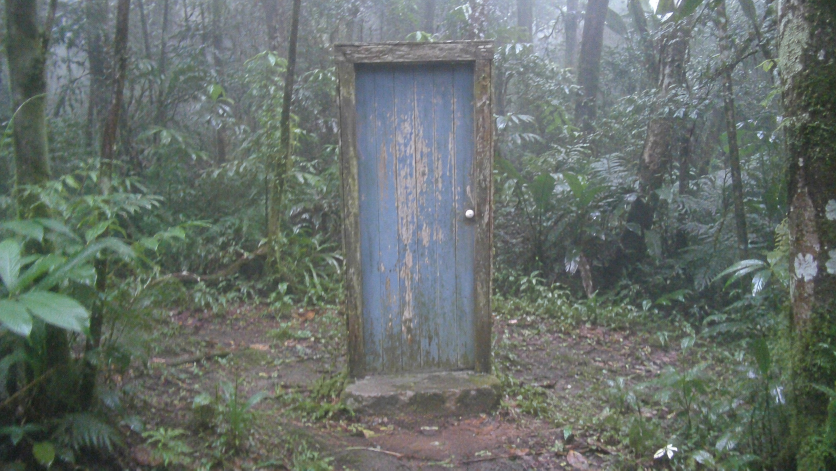
#> input picture video/episodios/ep06-a-porta-na-mata/imagens/P01_A.jpg, 1672 x 941 px (shown at 1/2 size); its folder holds only this picture in this run
$ python gradar.py
#> lines starting #> are read from the running program, lines starting #| are printed output that depends on the picture; after the words box and inside, x2 and y2 are one past the last pixel; in counts of white or black regions, pixels touching at a corner belong together
"""Correção de cor do Ep. 06 "A porta na mata" — mesmo método do Ep. 05 (igualar planos, paleta, curva de cópia,
halação), paleta nova: a mata é verde-cinza quase sem cor e fria; a ÚNICA cor viva é o AZUL DA PORTA.
No fim, o âmbar (fogo, janela da casa) também sobrevive — é onde a coisa aparece fora da mata.
Cenas de dia com neblina descem até 1 stop (dia nublado pesado, não breu). O grão e a vinheta são do motor.
Saída: grade/<nome>.jpg e grade/<clipe>.mp4 (não vão pro git: é só rodar de novo).   Uso: python3 gradar.py"""
import subprocess
import numpy as np
from pathlib import Path
from PIL import Image, ImageFilter

AQUI = Path(__file__).parent
SAI = AQUI / "grade"; SAI.mkdir(exist_ok=True)
LUMA = np.array([0.2126, 0.7152, 0.0722], np.float32)
ALVO_MEIO = 0.15   # luminância média-alvo dos planos (escuro de cinema, não breu)


def borrar(a, raio):
    return np.asarray(Image.fromarray((np.clip(a, 0, 1) * 255).astype(np.uint8)).filter(ImageFilter.GaussianBlur(raio)), np.float32) / 255


def gradar(arq, ia):
#> called with ia = True
    im = Image.open(arq).convert("RGB")
#> im is the input picture: PIL image 1672x941 RGB; mean R, G, B 102.6, 111.4, 106.5
    if im.width > 2400:
        im = im.resize((2400, round(im.height * 2400 / im.width)), Image.LANCZOS)
    w, h = im.size
#> w = 1672; h = 941
    if ia:
        # 4a) lente: a IA entrega nitidez de computador; película + lente antiga são mais moles,
        #     com franja de cor só nas bordas do quadro
        im = im.filter(ImageFilter.GaussianBlur(w / 2400 * 1.1))
        r, g, b = im.split(); d = max(1, round(w * 0.0012))
#> after `d = max(1, round(w * 0.0012))`: d = 2
        r = r.resize((w + 2 * d, h + 2 * d), Image.BICUBIC).crop((d, d, w + d, h + d))
        im = Image.merge("RGB", (r, g, b))
    a = np.asarray(im, np.float32) / 255
    a = a ** 2.2                                                    # trabalha em luz linear, como na pós de cinema
    lum = (a * LUMA).sum(2, keepdims=True)
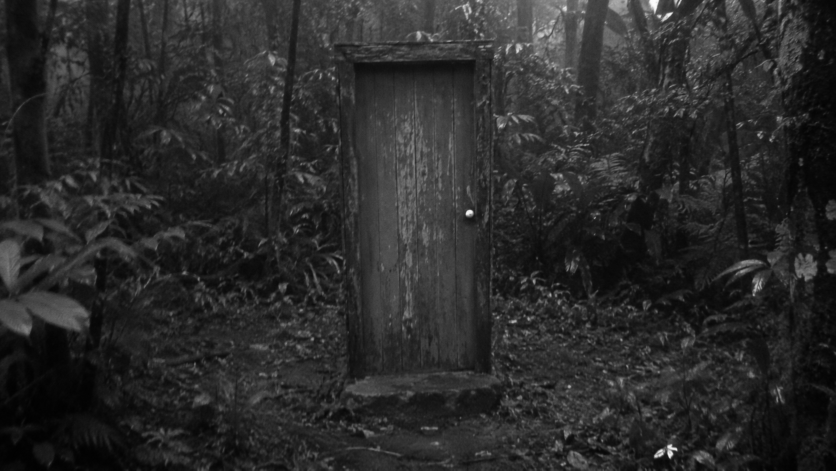
#> lum: shape (941, 1672, 1) float32 (shown at 1/2 size); min 0.0054, max 1, mean 0.169

    # 1) igualar os planos: leva a exposição média de cada imagem para perto do mesmo alvo (no máx. −0,5 / +0,3 stop)
    meio = float(np.exp(np.log(lum + 1e-4).mean()))
#> meio = 0.143
    alvo = (ALVO_MEIO ** 2.2)
    ganho = np.clip((alvo / meio) ** 0.6, 2 ** -1.0, 2 ** 0.35)
#> ganho = 0.5
    a *= ganho; lum *= ganho

    # 3) paleta — saturação de "bleach bypass": pouca cor no geral, menos ainda nas sombras
    sat = (0.45 if ia else 0.85) * (0.55 + 0.45 * np.clip(lum * 6, 0, 1))
    croma = a - lum
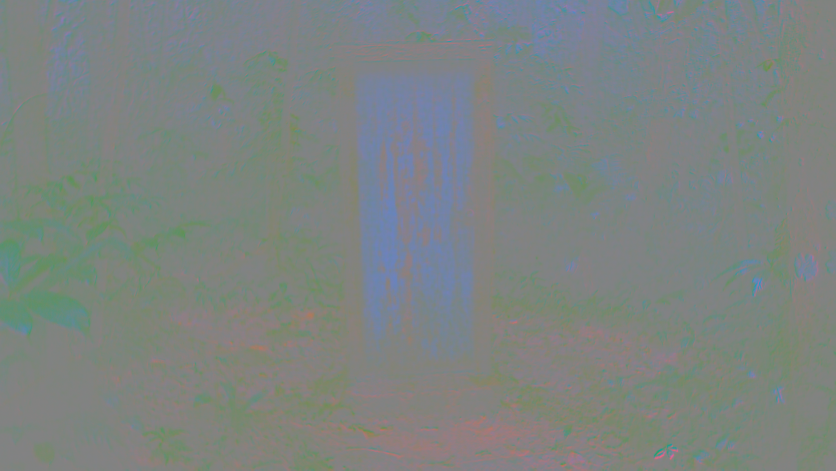
#> croma: shape (941, 1672, 3) float32 (shown at 1/2 size); mean R, G, B -0.0102, 0.00316, -0.00119; drawn with min black and max white
    # o azul da porta e o âmbar do fogo/janela sobrevivem; o verde da mata quase some
    azul = np.clip((a[..., 2:3] - np.maximum(a[..., :1], a[..., 1:2]) * 0.92) / (lum + 0.02) * 3, 0, 1)
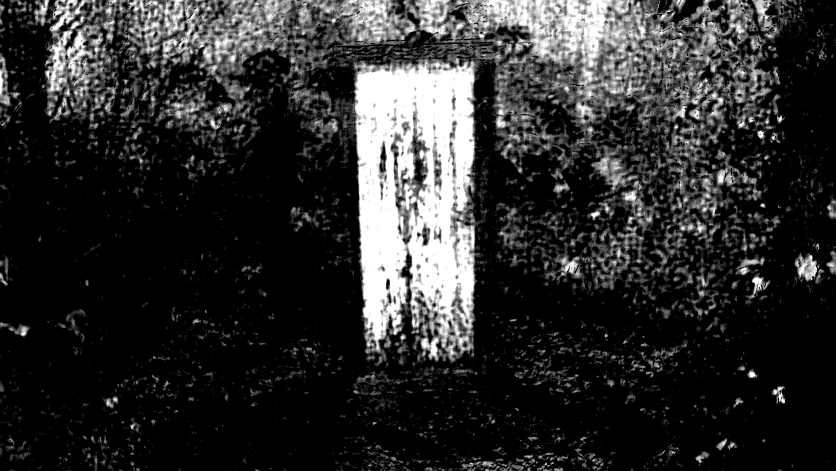
#> azul: shape (941, 1672, 1) float32 (shown at 1/2 size); min 0, max 1, mean 0.181
    quente = np.clip((a[..., :1] - a[..., 2:3]) / (lum + 0.02) - 0.25, 0, 1)
    sat = sat * (1 + 1.5 * azul + 0.9 * quente)
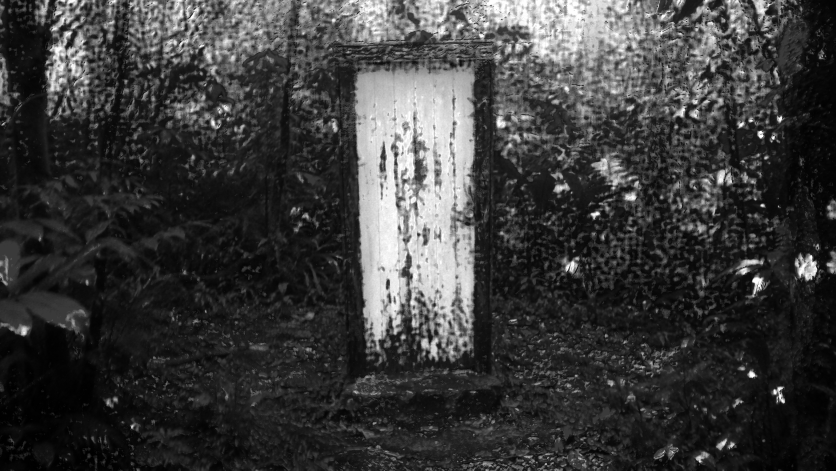
#> sat: shape (941, 1672, 1) float32 (shown at 1/2 size); min 0.251, max 1.12, mean 0.455; drawn with min black and max white
    a = lum + croma * sat
    # sombras frias (verde-azuladas), altas luzes âmbar: contraste de cor = profundidade
    s = np.clip(1 - lum / 0.18, 0, 1) ** 1.5
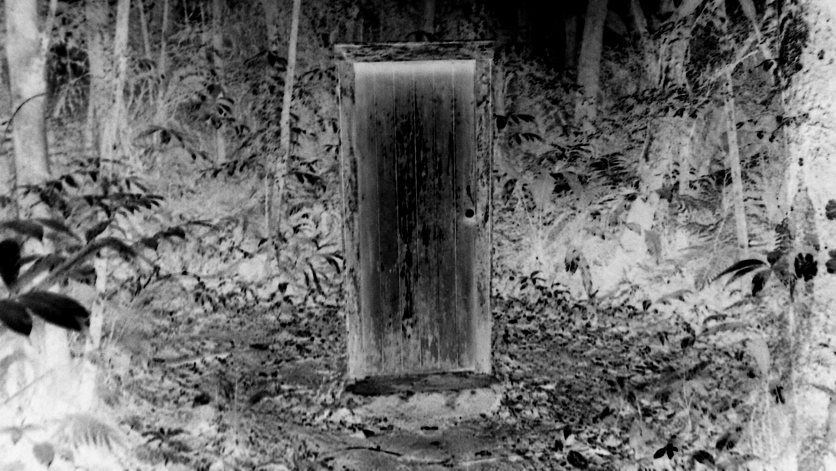
#> s: shape (941, 1672, 1) float32 (shown at 1/2 size); min 0, max 0.978, mean 0.425
    hl = np.clip((lum - 0.25) / 0.6, 0, 1)
    a = a * (1 + s * np.array([-0.16, 0.02, 0.10], np.float32)) * (1 + hl * np.array([0.07, 0.01, -0.10], np.float32) * (0.6 if ia else 1.0))

    # 4b) halação: na película, a luz forte atravessa o filme, bate no fundo e volta — brilho vermelho-alaranjado
    #     em volta das fontes de luz. É o que mais "vende" filme de verdade.
    fonte = np.clip((lum[..., 0] - 0.45) / 0.5, 0, 1)
    halo = borrar(fonte, w * 0.010)[..., None]
    a += halo * np.array([0.13, 0.038, 0.008], np.float32)
    a += borrar(fonte, w * 0.035)[..., None] * 0.035                # um véu leve de brilho (lente velha)
#> call 2 of borrar, with raio = 58.52
#> in borrar (call 2), `return np.asarray(Image.fromarray((np.clip(a, 0, 1) * 255).astype(np.u..`:
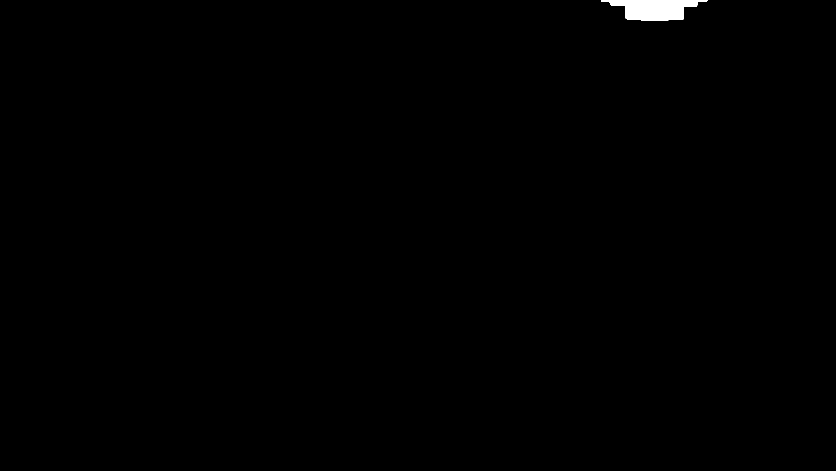
#> returned value: shape (941, 1672) float32 (shown at 1/2 size); values 0 (black) and 0.00392 (white), 0.35% white; 1 white region, box (x1, y1, x2, y2) and area: (1202, 0, 1416, 41) 5489

    # 2) curva de cópia: ombro suave (a luz não "estoura" como no digital) e pé levantado (preto de filme, não de tela)
    a = np.clip(a, 0, None)
    a = a / (1 + a * 0.75) * 1.62                                    # ombro
    a = np.clip(a, 0, 1) ** (1 / 2.2)
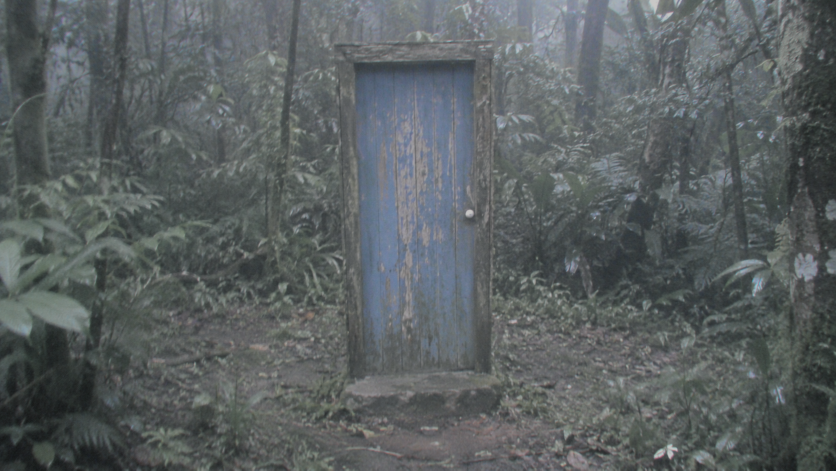
#> a: shape (941, 1672, 3) float32 (shown at 1/2 size); mean R, G, B 0.358, 0.382, 0.386
    a = (a - 0.5) * 1.08 + 0.5                                       # contraste de cópia
    a = 0.028 + np.clip(a, 0, 1) * 0.945                             # pé: preto 7/255, branco 248/255
    Image.fromarray((np.clip(a, 0, 1) * 255 + 0.5).astype(np.uint8)).save(SAI / (arq.stem + ".jpg"), quality=94)
    return meio ** (1 / 2.2), float(ganho)


CLIPES = {  # nome: filtro extra antes da cor (V05: corta o perfil do rosto que aparece à direita)
    "V01_aproxima_porta": "", "V02_porta_abre": "", "V03_mata": "", "V04_fogueira": "",
    "V05_trilha_capacete": "crop=1180:664:0:200,scale=1920:1080:flags=lanczos,",
}
COR_VIDEO = ("gblur=sigma=1.0,eq=saturation=0.58:contrast=0.98:brightness=-0.03:gamma=0.97,"
             "colorbalance=rs=-0.05:bs=0.08:gm=-0.04:bm=0.05:rh=0.02:bh=-0.02,format=yuv420p")

if __name__ == "__main__":
    for pasta, ia in (("imagens", True), ("imagens_reais", False)):
        for arq in sorted((AQUI / pasta).glob("*.[jp][pn]g")):
            m, g = gradar(arq, ia)
#> m = 0.414; g = 0.5
            print(f"{arq.name:38s} meio {m:.2f}  ganho {g:+.2f}x")
#| P01_A.jpg                              meio 0.41  ganho +0.50x
    for nome, pre in CLIPES.items():
        ent = AQUI / "clipes" / f"{nome}.mp4"
        if ent.exists():
            subprocess.run(["ffmpeg", "-y", "-v", "error", "-i", str(ent), "-an", "-vf", pre + COR_VIDEO, "-c:v", "libx264",
                            "-crf", "17", "-preset", "fast", str(SAI / f"{nome}.mp4")], check=True)
            print("clipe", nome)
